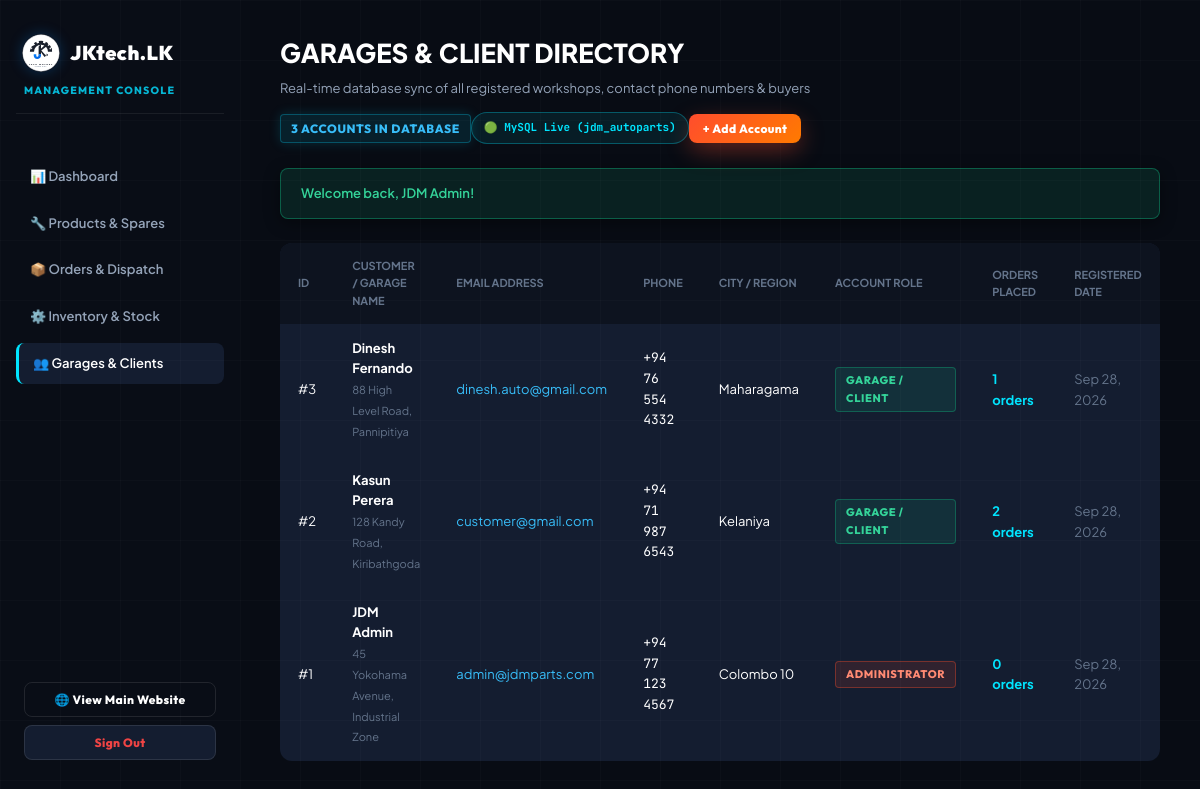
The page /admin/customers.php (signed in) on the database its author committed.
### tables this page shows
CREATE TABLE `users` (
  `id` INT UNSIGNED AUTO_INCREMENT PRIMARY KEY,
  `name` VARCHAR(100) NOT NULL,
  `email` VARCHAR(150) NOT NULL UNIQUE,
  `password` VARCHAR(255) NOT NULL,
  `phone` VARCHAR(30) DEFAULT NULL,
  `address` TEXT DEFAULT NULL,
  `city` VARCHAR(80) DEFAULT 'Colombo',
  `role` ENUM('customer', 'admin') NOT NULL DEFAULT 'customer',
  `created_at` TIMESTAMP DEFAULT CURRENT_TIMESTAMP
);

### config/database.php (called while the page is built, shortened)
<?php
$host     = '127.0.0.1';
$port     = '3306';
$dbname   = 'jdm_autoparts';
$db_driver = 'none';
$db_error = null;
$mysqlPorts = [$port, '3307', '3306'];
$mysqlPorts = array_unique($mysqlPorts);
foreach ($mysqlPorts as $tryPort) {
    try {
        $port = $tryPort;
        $db_driver = 'mysql';
        break;
    } catch (PDOException $e) {
        $db_error = $e->getMessage();
    }
}
function getDbStatus() {
    global $db_driver, $dbname, $db_error, $host, $port;
    if ($db_driver === 'mysql') {
        return [
            'connected' => true,
            'driver' => 'MySQL',
            'badge' => '🟢 MySQL Live (' . $dbname . ')',
            'badge_class' => 'badge-success',
            'detail' => "Connected to MySQL at {$host}:{$port} -> `{$dbname}`"
        ];
    }
    return [
        'connected' => false,
        'driver' => 'None',
        'badge' => '🔴 Database Offline',
        'badge_class' => 'badge-danger',
        'detail' => $db_error
    ];
}

### includes/functions.php (called while the page is built, shortened)
<?php
require_once __DIR__ . '/../config/database.php';
function getFlash() {
    if (isset($_SESSION['flash'])) {
        $flash = $_SESSION['flash'];
        return $flash;
    }
    return null;
}

### admin/customers.php (the view, shortened to what this page needs)
<?php
require_once __DIR__ . '/../includes/functions.php';
$pdo = getDbConnection();
$dbStatus = getDbStatus();
$customers = [];
if ($pdo) {
    try {
        $stmt = $pdo->query("SELECT u.*, (SELECT COUNT(*) FROM orders o WHERE o.user_id = u.id) AS total_orders
                             FROM users u
                             ORDER BY u.id DESC");
        $customers = $stmt->fetchAll();
    } catch (Exception $e) {
        try {
            $stmt = $pdo->query("SELECT *, 0 AS total_orders FROM users ORDER BY id DESC");
            $customers = $stmt->fetchAll();
        } catch (Exception $e2) {
            $customers = [];
        }
    }
}
$flash = getFlash();
?>
<!DOCTYPE html>
<html lang="en">
<head>
  <link rel="stylesheet" href="../assets/css/style.css">
</head>
<body>
  <div class="admin-container">
    <aside class="admin-sidebar">
      <div style="padding: 10px 6px 14px; border-bottom: 1px solid var(--border-subtle); margin-bottom: 14px;">
        <a href="index.php" class="brand-badge" style="display: flex; align-items: center; gap: 10px; text-decoration: none; margin-bottom: 10px;" title="JKtech.LK Admin Dashboard">
          <img src="../assets/images/logo_circle.svg" alt="JKtech.LK" class="brand-emblem-circle" style="width: 38px; height: 38px;">
          <span class="brand-text" style="font-size: 20px;">JKtech<span class="brand-domain">.LK</span></span>
        </a>
        <div style="font-size: 10.5px; color: var(--neon-cyan, #00e5ff); font-weight: 800; letter-spacing: 1.2px; font-family:var(--font-display); padding-left: 2px;">MANAGEMENT CONSOLE</div>
      </div>
      <ul class="admin-menu">
        <li><a href="index.php">📊 Dashboard</a></li>
        <li><a href="products.php">🔧 Products &amp; Spares</a></li>
        <li><a href="orders.php">📦 Orders &amp; Dispatch</a></li>
        <li><a href="inventory.php">⚙️ Inventory &amp; Stock</a></li>
        <li><a href="customers.php" class="active">👥 Garages &amp; Clients</a></li>
      </ul>
      <div style="padding: 16px 8px; border-top: 1px solid var(--border-color); display: flex; flex-direction: column; gap: 8px;">
        <a href="../index.php" class="btn btn-outline btn-sm" style="width: 100%;">🌐 View Main Website</a>
        <a href="../logout.php" class="btn btn-secondary btn-sm" style="width: 100%; color:#ef4444;">Sign Out</a>
      </div>
    </aside>
    <main class="admin-main">
      <div class="flex justify-between items-center" style="margin-bottom: 24px; flex-wrap: wrap; gap: 14px;">
        <div>
          <h1 style="font-size: 26px; font-weight: 900; color: #fff; margin:0 0 4px 0;">GARAGES &amp; CLIENT DIRECTORY</h1>
          <p style="font-size: 13px; color: var(--text-muted); margin:0;">Real-time database sync of all registered workshops, contact phone numbers &amp; buyers</p>
        </div>
        <div class="flex items-center gap-3">
          <span class="badge badge-grade" style="font-size:12px;"><?= count($customers) ?> Accounts in Database</span>
          <div style="font-size: 11px; font-family:var(--font-mono); font-weight:700; color:#00e5ff; background:rgba(0,229,255,0.08); border:1px solid rgba(0,229,255,0.3); padding:6px 12px; border-radius:var(--radius-pill);">
            <?= htmlspecialchars($dbStatus['badge']) ?>
          </div>
          <button type="button" onclick="toggleAddCustomer()" class="btn btn-primary btn-sm">+ Add Account</button>
        </div>
      </div>
      <?php if ($flash): ?>
        <div class="alert alert-<?= htmlspecialchars($flash['type']) ?>">
          <span><?= htmlspecialchars($flash['message']) ?></span>
        </div>
      <?php endif; ?>
      <div style="background: var(--bg-card); border: 1px solid var(--border-color); border-radius: var(--radius-md); overflow: hidden;">
        <table style="width: 100%; border-collapse: collapse; text-align: left; font-size: 13px;">
          <thead>
            <tr style="background: #0d131f; border-bottom: 1px solid var(--border-color); color: var(--text-dim); text-transform: uppercase; font-size: 11px;">
              <th style="padding: 14px 18px;">ID</th>
              <th style="padding: 14px 18px;">Customer / Garage Name</th>
              <th style="padding: 14px 18px;">Email Address</th>
              <th style="padding: 14px 18px;">Phone</th>
              <th style="padding: 14px 18px;">City / Region</th>
              <th style="padding: 14px 18px;">Account Role</th>
              <th style="padding: 14px 18px;">Orders Placed</th>
              <th style="padding: 14px 18px;">Registered Date</th>
            </tr>
          </thead>
          <tbody>
            <?php if (empty($customers)): ?>
              <tr>
                <td colspan="9" style="padding: 30px; text-align:center; color: var(--text-muted);">
                  No registered accounts in database yet. New signups from <code>register.php</code> will appear here automatically!
                </td>
              </tr>
            <?php else: ?>
              <?php foreach ($customers as $c): ?>
                <tr style="border-bottom: 1px solid var(--border-color); vertical-align: middle;">
                  <td style="padding: 14px 18px;">#<?= $c['id'] ?></td>
                  <td style="padding: 14px 18px;">
                    <strong style="color: #fff; display: block;"><?= htmlspecialchars($c['name']) ?></strong>
                    <span style="font-size: 11px; color: #64748b;"><?= htmlspecialchars($c['address'] ?? '') ?></span>
                  </td>
                  <td style="padding: 14px 18px; color: #38bdf8;"><?= htmlspecialchars($c['email']) ?></td>
                  <td style="padding: 14px 18px; color: #fff; font-family: var(--font-mono);"><?= htmlspecialchars($c['phone'] ?? 'N/A') ?></td>
                  <td style="padding: 14px 18px;"><?= htmlspecialchars($c['city'] ?? 'Colombo') ?></td>
                  <td style="padding: 14px 18px;">
                    <?php if ($c['role'] === 'admin'): ?>
                      <span class="badge badge-orange">Administrator</span>
                    <?php else: ?>
                      <span class="badge badge-stock">Garage / Client</span>
                    <?php endif; ?>
                  </td>
                  <td style="padding: 14px 18px;">
                    <strong style="color: #00e5ff;"><?= (int)($c['total_orders'] ?? 0) ?> orders</strong>
                  </td>
                  <td style="padding: 14px 18px; color: var(--text-dim);">
                    <?= !empty($c['created_at']) ? date('M d, Y', strtotime($c['created_at'])) : 'Recent' ?>
                  </td>
                </tr>
              <?php endforeach; ?>
            <?php endif; ?>
          </tbody>
        </table>
      </div>
    </main>
  </div>
</body>
</html>

### admin/customers.php (style rules this page uses)
.admin-container { display: grid; grid-template-columns: 240px 1fr; min-height: 100vh; }
.admin-sidebar { background: #090d16; border-right: 1px solid var(--border-color); padding: 24px 16px; display: flex; flex-direction: column; }
.admin-menu { list-style: none; margin-top: 28px; display: flex; flex-direction: column; gap: 6px; flex: 1; }
.admin-menu a { display: flex; align-items: center; gap: 12px; padding: 10px 14px; border-radius: var(--radius-sm); font-size: 13px; font-weight: 600; color: var(--text-muted); text-decoration: none; transition: all 0.2s ease; }
.admin-menu a:hover, .admin-menu a.active { background: var(--bg-card); color: #fff; border-left: 3px solid #00e5ff; }
.admin-main { padding: 32px 40px; background: var(--bg-main); overflow-y: auto; }

### rows shown on the page
users: id "3", name "Dinesh Fernando", address "88 High Level Road, Pannipitiya", email "dinesh.auto@gmail.com", phone "+94 76 554 4332", city "Maharagama", role "GARAGE / CLIENT", total_orders "1", created_at "Sep 28, 2026"
users: id "2", name "Kasun Perera", address "128 Kandy Road, Kiribathgoda", email "customer@gmail.com", phone "+94 71 987 6543", city "Kelaniya", role "GARAGE / CLIENT", total_orders "2", created_at "Sep 28, 2026"
users: id "1", name "JDM Admin", address "45 Yokohama Avenue, Industrial Zone", email "admin@jdmparts.com", phone "+94 77 123 4567", city "Colombo 10", role "ADMINISTRATOR", total_orders "0", created_at "Sep 28, 2026"

### other values the page prints
count($customers) "3"
$dbStatus['badge'] "🟢 MySQL Live (jdm_autoparts)"
$flash['message'] "Welcome back, JDM Admin!"
